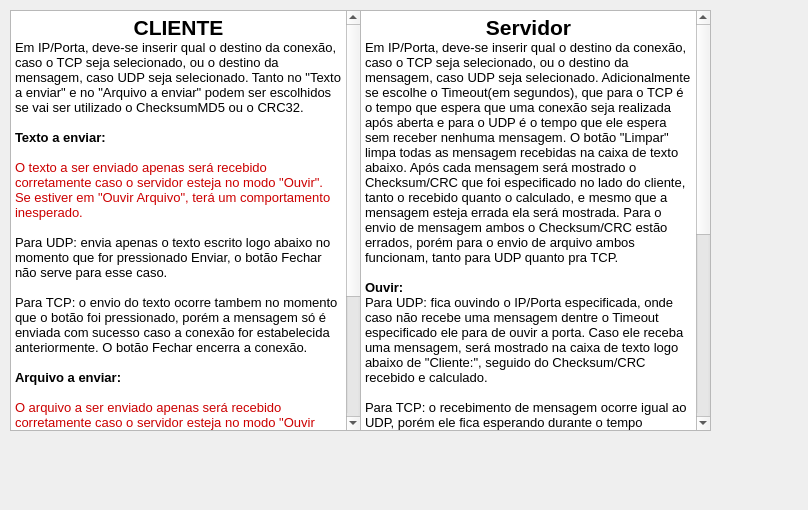
<?xml version="1.0" encoding="UTF-8"?>
<ui version="4.0">
 <class>Dialog</class>
 <widget class="QDialog" name="Dialog">
  <property name="geometry">
   <rect>
    <x>0</x>
    <y>0</y>
    <width>808</width>
    <height>510</height>
   </rect>
  </property>
  <property name="windowTitle">
   <string>Socorrrrrrrrrrro</string>
  </property>
  <widget class="QTextBrowser" name="textBrowser">
   <property name="geometry">
    <rect>
     <x>10</x>
     <y>10</y>
     <width>351</width>
     <height>421</height>
    </rect>
   </property>
   <property name="html">
    <string>&lt;!DOCTYPE HTML PUBLIC &quot;-//W3C//DTD HTML 4.0//EN&quot; &quot;http://www.w3.org/TR/REC-html40/strict.dtd&quot;&gt;
&lt;html&gt;&lt;head&gt;&lt;meta name=&quot;qrichtext&quot; content=&quot;1&quot; /&gt;&lt;style type=&quot;text/css&quot;&gt;
p, li { white-space: pre-wrap; }
&lt;/style&gt;&lt;/head&gt;&lt;body style=&quot; font-family:'Ubuntu'; font-size:11pt; font-weight:400; font-style:normal;&quot;&gt;
&lt;p align=&quot;center&quot; style=&quot; margin-top:0px; margin-bottom:0px; margin-left:0px; margin-right:0px; -qt-block-indent:0; text-indent:0px;&quot;&gt;&lt;span style=&quot; font-size:16pt; font-weight:600;&quot;&gt;CLIENTE&lt;/span&gt;&lt;/p&gt;
&lt;p style=&quot; margin-top:0px; margin-bottom:0px; margin-left:0px; margin-right:0px; -qt-block-indent:0; text-indent:0px;&quot;&gt;&lt;span style=&quot; font-size:10pt;&quot;&gt;Em IP/Porta, deve-se inserir qual o destino da conexão, caso o TCP seja selecionado, ou o destino da mensagem, caso UDP seja selecionado. Tanto no &amp;quot;Texto a enviar&amp;quot; e no &amp;quot;Arquivo a enviar&amp;quot; podem ser escolhidos se vai ser utilizado o ChecksumMD5 ou o CRC32.&lt;/span&gt;&lt;/p&gt;
&lt;p style=&quot;-qt-paragraph-type:empty; margin-top:0px; margin-bottom:0px; margin-left:0px; margin-right:0px; -qt-block-indent:0; text-indent:0px; font-size:10pt;&quot;&gt;&lt;br /&gt;&lt;/p&gt;
&lt;p style=&quot; margin-top:0px; margin-bottom:0px; margin-left:0px; margin-right:0px; -qt-block-indent:0; text-indent:0px;&quot;&gt;&lt;span style=&quot; font-size:10pt; font-weight:600;&quot;&gt;Texto a enviar:&lt;/span&gt;&lt;/p&gt;
&lt;p style=&quot;-qt-paragraph-type:empty; margin-top:0px; margin-bottom:0px; margin-left:0px; margin-right:0px; -qt-block-indent:0; text-indent:0px; font-size:10pt; font-weight:600;&quot;&gt;&lt;br /&gt;&lt;/p&gt;
&lt;p style=&quot; margin-top:0px; margin-bottom:0px; margin-left:0px; margin-right:0px; -qt-block-indent:0; text-indent:0px;&quot;&gt;&lt;span style=&quot; font-size:10pt; color:#cc0000;&quot;&gt;O texto a ser enviado apenas será recebido corretamente caso o servidor esteja no modo &amp;quot;Ouvir&amp;quot;. Se estiver em &amp;quot;Ouvir Arquivo&amp;quot;, terá um comportamento inesperado.&lt;/span&gt;&lt;/p&gt;
&lt;p style=&quot;-qt-paragraph-type:empty; margin-top:0px; margin-bottom:0px; margin-left:0px; margin-right:0px; -qt-block-indent:0; text-indent:0px; font-size:10pt; font-weight:600;&quot;&gt;&lt;br /&gt;&lt;/p&gt;
&lt;p style=&quot; margin-top:0px; margin-bottom:0px; margin-left:0px; margin-right:0px; -qt-block-indent:0; text-indent:0px;&quot;&gt;&lt;span style=&quot; font-size:10pt;&quot;&gt;Para UDP: envia apenas o texto escrito logo abaixo no momento que for pressionado Enviar, o botão Fechar não serve para esse caso.&lt;/span&gt;&lt;/p&gt;
&lt;p style=&quot;-qt-paragraph-type:empty; margin-top:0px; margin-bottom:0px; margin-left:0px; margin-right:0px; -qt-block-indent:0; text-indent:0px; font-size:10pt;&quot;&gt;&lt;br /&gt;&lt;/p&gt;
&lt;p style=&quot; margin-top:0px; margin-bottom:0px; margin-left:0px; margin-right:0px; -qt-block-indent:0; text-indent:0px;&quot;&gt;&lt;span style=&quot; font-size:10pt;&quot;&gt;Para TCP: o envio do texto ocorre tambem no momento que o botão foi pressionado, porém a mensagem só é enviada com sucesso caso a conexão for estabelecida anteriormente. O botão Fechar encerra a conexão.&lt;/span&gt;&lt;/p&gt;
&lt;p style=&quot;-qt-paragraph-type:empty; margin-top:0px; margin-bottom:0px; margin-left:0px; margin-right:0px; -qt-block-indent:0; text-indent:0px; font-size:10pt;&quot;&gt;&lt;br /&gt;&lt;/p&gt;
&lt;p style=&quot; margin-top:0px; margin-bottom:0px; margin-left:0px; margin-right:0px; -qt-block-indent:0; text-indent:0px;&quot;&gt;&lt;span style=&quot; font-size:10pt; font-weight:600;&quot;&gt;Arquivo a enviar:&lt;/span&gt;&lt;/p&gt;
&lt;p style=&quot;-qt-paragraph-type:empty; margin-top:0px; margin-bottom:0px; margin-left:0px; margin-right:0px; -qt-block-indent:0; text-indent:0px; font-size:10pt; font-weight:600;&quot;&gt;&lt;br /&gt;&lt;/p&gt;
&lt;p style=&quot; margin-top:0px; margin-bottom:0px; margin-left:0px; margin-right:0px; -qt-block-indent:0; text-indent:0px;&quot;&gt;&lt;span style=&quot; font-size:10pt; color:#cc0000;&quot;&gt;O arquivo a ser enviado apenas será recebido corretamente caso o servidor esteja no modo &amp;quot;Ouvir Arquivo&amp;quot;. Se estiver em &amp;quot;Ouvir&amp;quot;, terá um comportamento inesperado.&lt;/span&gt;&lt;/p&gt;
&lt;p style=&quot;-qt-paragraph-type:empty; margin-top:0px; margin-bottom:0px; margin-left:0px; margin-right:0px; -qt-block-indent:0; text-indent:0px; font-size:10pt; font-weight:600; color:#cc0000;&quot;&gt;&lt;br /&gt;&lt;/p&gt;
&lt;p style=&quot; margin-top:0px; margin-bottom:0px; margin-left:0px; margin-right:0px; -qt-block-indent:0; text-indent:0px;&quot;&gt;&lt;span style=&quot; font-size:10pt;&quot;&gt;Para UDP: o arquivo a ser enviado é específicado na caixa de texto abaixo, podendo ser escolhido pelo botão &amp;quot;Escolher&amp;quot;. Se o arquivo não existir, nada será enviado. O arquivo apenas será enviado quando o botão &amp;quot;Enviar&amp;quot; logo abaixo for pressionado.&lt;/span&gt;&lt;/p&gt;
&lt;p style=&quot;-qt-paragraph-type:empty; margin-top:0px; margin-bottom:0px; margin-left:0px; margin-right:0px; -qt-block-indent:0; text-indent:0px; font-size:10pt;&quot;&gt;&lt;br /&gt;&lt;/p&gt;
&lt;p style=&quot; margin-top:0px; margin-bottom:0px; margin-left:0px; margin-right:0px; -qt-block-indent:0; text-indent:0px;&quot;&gt;&lt;span style=&quot; font-size:10pt;&quot;&gt;Para TCP: o envio do arquivo ocorre da mesma forma, porém sem a conexão feita nada será enviado. Novamente, o botão &amp;quot;Fechar&amp;quot; encerra a conexão.&lt;/span&gt;&lt;/p&gt;&lt;/body&gt;&lt;/html&gt;</string>
   </property>
  </widget>
  <widget class="QTextBrowser" name="textBrowser_2">
   <property name="geometry">
    <rect>
     <x>360</x>
     <y>10</y>
     <width>351</width>
     <height>421</height>
    </rect>
   </property>
   <property name="html">
    <string>&lt;!DOCTYPE HTML PUBLIC &quot;-//W3C//DTD HTML 4.0//EN&quot; &quot;http://www.w3.org/TR/REC-html40/strict.dtd&quot;&gt;
&lt;html&gt;&lt;head&gt;&lt;meta name=&quot;qrichtext&quot; content=&quot;1&quot; /&gt;&lt;style type=&quot;text/css&quot;&gt;
p, li { white-space: pre-wrap; }
&lt;/style&gt;&lt;/head&gt;&lt;body style=&quot; font-family:'Ubuntu'; font-size:11pt; font-weight:400; font-style:normal;&quot;&gt;
&lt;p align=&quot;center&quot; style=&quot; margin-top:0px; margin-bottom:0px; margin-left:0px; margin-right:0px; -qt-block-indent:0; text-indent:0px;&quot;&gt;&lt;span style=&quot; font-size:16pt; font-weight:600;&quot;&gt;Servidor&lt;/span&gt;&lt;/p&gt;
&lt;p style=&quot; margin-top:0px; margin-bottom:0px; margin-left:0px; margin-right:0px; -qt-block-indent:0; text-indent:0px;&quot;&gt;&lt;span style=&quot; font-size:10pt;&quot;&gt;Em IP/Porta, deve-se inserir qual o destino da conexão, caso o TCP seja selecionado, ou o destino da mensagem, caso UDP seja selecionado. Adicionalmente se escolhe o Timeout(em segundos), que para o TCP é o tempo que espera que uma conexão seja realizada após aberta e para o UDP é o tempo que ele espera sem receber nenhuma mensagem. O botão &amp;quot;Limpar&amp;quot; limpa todas as mensagem recebidas na caixa de texto abaixo. Após cada mensagem será mostrado o Checksum/CRC que foi especificado no lado do cliente, tanto o recebido quanto o calculado, e mesmo que a mensagem esteja errada ela será mostrada. Para o envio de mensagem ambos o Checksum/CRC estão errados, porém para o envio de arquivo ambos funcionam, tanto para UDP quanto pra TCP. &lt;/span&gt;&lt;/p&gt;
&lt;p style=&quot;-qt-paragraph-type:empty; margin-top:0px; margin-bottom:0px; margin-left:0px; margin-right:0px; -qt-block-indent:0; text-indent:0px; font-size:10pt;&quot;&gt;&lt;br /&gt;&lt;/p&gt;
&lt;p style=&quot; margin-top:0px; margin-bottom:0px; margin-left:0px; margin-right:0px; -qt-block-indent:0; text-indent:0px;&quot;&gt;&lt;span style=&quot; font-size:10pt; font-weight:600;&quot;&gt;Ouvir:&lt;/span&gt;&lt;/p&gt;
&lt;p style=&quot; margin-top:0px; margin-bottom:0px; margin-left:0px; margin-right:0px; -qt-block-indent:0; text-indent:0px;&quot;&gt;&lt;span style=&quot; font-size:10pt;&quot;&gt;Para UDP: fica ouvindo o IP/Porta especificada, onde caso não recebe uma mensagem dentre o Timeout especificado ele para de ouvir a porta. Caso ele receba uma mensagem, será mostrado na caixa de texto logo abaixo de &amp;quot;Cliente:&amp;quot;, seguido do Checksum/CRC recebido e calculado.&lt;/span&gt;&lt;/p&gt;
&lt;p style=&quot;-qt-paragraph-type:empty; margin-top:0px; margin-bottom:0px; margin-left:0px; margin-right:0px; -qt-block-indent:0; text-indent:0px; font-size:10pt;&quot;&gt;&lt;br /&gt;&lt;/p&gt;
&lt;p style=&quot; margin-top:0px; margin-bottom:0px; margin-left:0px; margin-right:0px; -qt-block-indent:0; text-indent:0px;&quot;&gt;&lt;span style=&quot; font-size:10pt;&quot;&gt;Para TCP: o recebimento de mensagem ocorre igual ao UDP, porém ele fica esperando durante o tempo especificado para uma conexão: caso nenhuma seja realizada, ele para de ouvir a porta, caso uma conexão seja estabelecida ele mantém a conexão até o cliente fechar.&lt;/span&gt;&lt;/p&gt;
&lt;p style=&quot;-qt-paragraph-type:empty; margin-top:0px; margin-bottom:0px; margin-left:0px; margin-right:0px; -qt-block-indent:0; text-indent:0px; font-size:10pt;&quot;&gt;&lt;br /&gt;&lt;/p&gt;
&lt;p style=&quot; margin-top:0px; margin-bottom:0px; margin-left:0px; margin-right:0px; -qt-block-indent:0; text-indent:0px;&quot;&gt;&lt;span style=&quot; font-size:10pt; font-weight:600;&quot;&gt;Arquivo a enviar:&lt;/span&gt;&lt;/p&gt;
&lt;p style=&quot;-qt-paragraph-type:empty; margin-top:0px; margin-bottom:0px; margin-left:0px; margin-right:0px; -qt-block-indent:0; text-indent:0px; font-size:10pt; font-weight:600;&quot;&gt;&lt;br /&gt;&lt;/p&gt;
&lt;p style=&quot; margin-top:0px; margin-bottom:0px; margin-left:0px; margin-right:0px; -qt-block-indent:0; text-indent:0px;&quot;&gt;&lt;span style=&quot; font-size:10pt;&quot;&gt;Para UDP: fica ouvindo o IP/Porta especificada, onde caso não recebe um arquivo dentre o Timeout especificado ele para de ouvir a porta. Caso ele receba um arquivo, será mostrado na caixa de texto logo abaixo de &amp;quot;Cliente:&amp;quot; que o arquivo foi recebido e o Checksum/CRC recebido e calculado. O nome do arquivo é o que está especificado na caixa de texto &amp;quot;Nome do arquivo:&amp;quot;.&lt;/span&gt;&lt;span style=&quot; font-size:10pt; font-weight:600;&quot;&gt; A extensão do arquivo deve ser conhecida pelo servidor, para poder abrir corretamente, o cliente não envia a extensão.&lt;/span&gt;&lt;/p&gt;
&lt;p style=&quot;-qt-paragraph-type:empty; margin-top:0px; margin-bottom:0px; margin-left:0px; margin-right:0px; -qt-block-indent:0; text-indent:0px; font-size:10pt; font-weight:600;&quot;&gt;&lt;br /&gt;&lt;/p&gt;
&lt;p style=&quot; margin-top:0px; margin-bottom:0px; margin-left:0px; margin-right:0px; -qt-block-indent:0; text-indent:0px;&quot;&gt;&lt;span style=&quot; font-size:10pt;&quot;&gt;Para TCP: o recebimento de arquivo ocorre igual ao UDP, porém ele fica esperando durante o tempo especificado para uma conexão: caso nenhuma seja realizada, ele para de ouvir a porta, caso uma conexão seja estabelecida ele mantém a conexão até o cliente fechar.&lt;/span&gt;&lt;/p&gt;&lt;/body&gt;&lt;/html&gt;</string>
   </property>
  </widget>
 </widget>
 <resources/>
 <connections/>
</ui>
